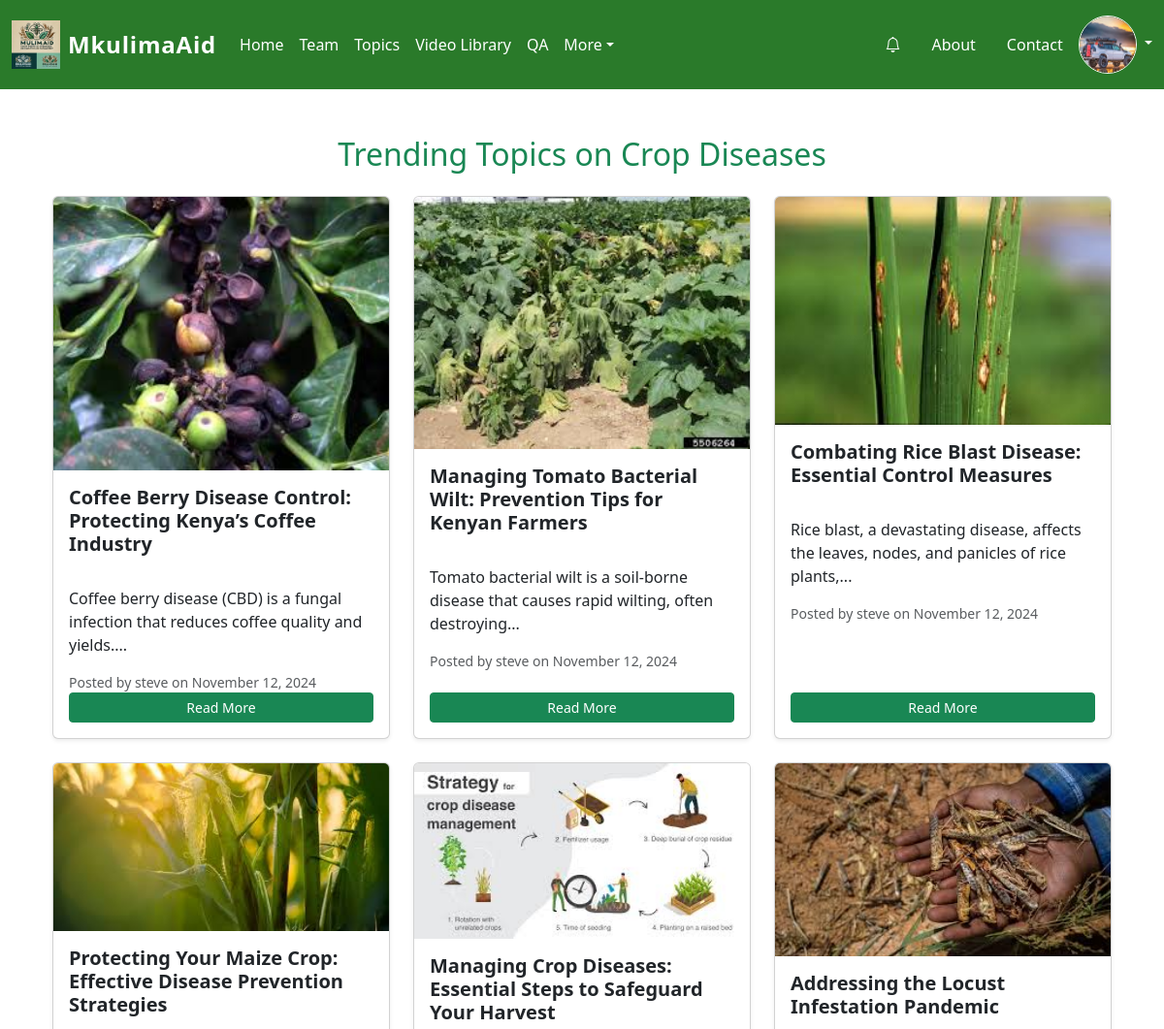
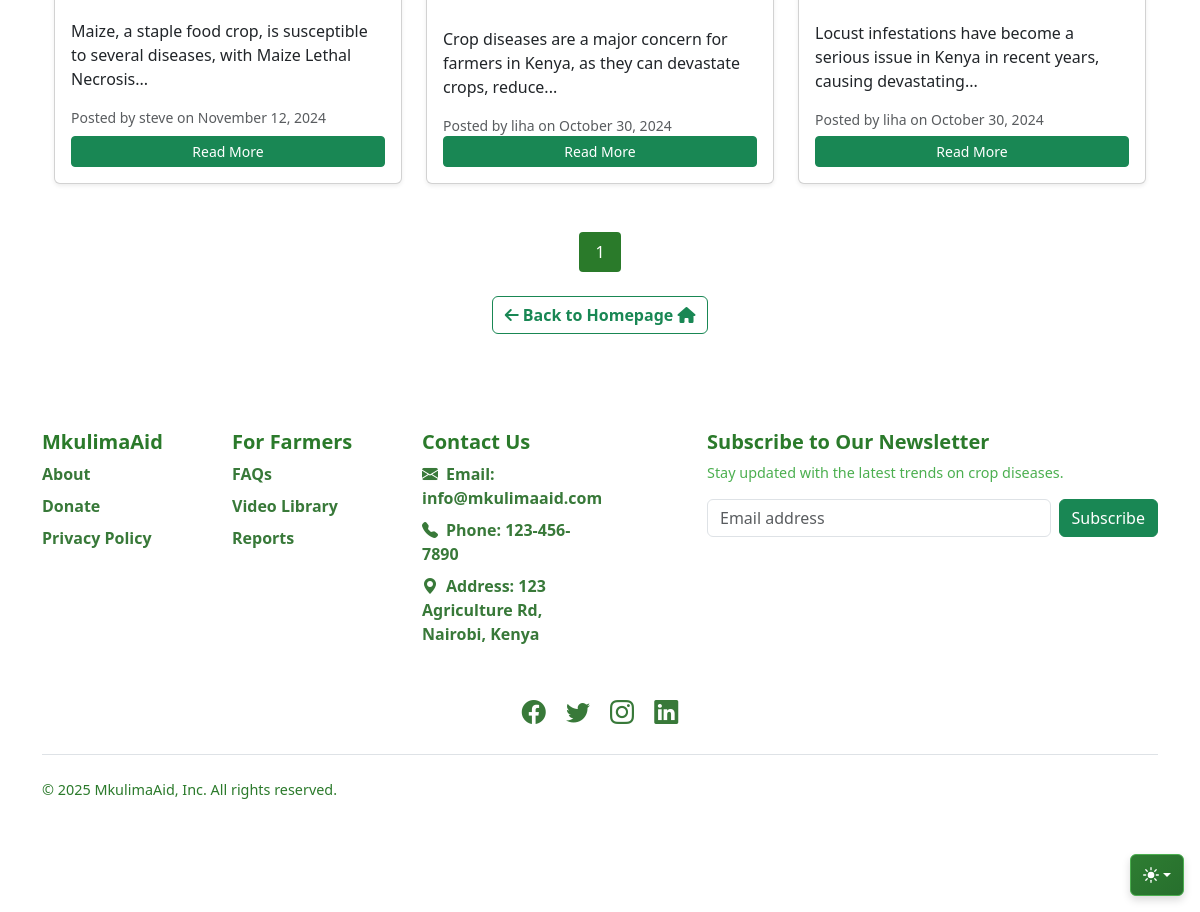
The page /topics (signed in) on the database its author committed (2 pictures, top to bottom).
### mkulimaaid/models.py (models this page shows, shortened)
class Settings(db.Model):
    id = db.Column(db.Integer, primary_key=True)
    site_title = db.Column(db.String(100), nullable=False, default="MkulimaAid")
    site_logo = db.Column(db.String(100), nullable=True)  # Store logo file path
    contact_email = db.Column(db.String(100), nullable=False, default="info@mkulimaaid.com")
    contact_phone = db.Column(db.String(20), nullable=False, default="123-456-7890")
    address = db.Column(db.Text, nullable=True, default="123 Main St, City, Country")
    maintenance_mode = db.Column(db.Boolean, default=False)

class User(UserMixin, db.Model):  # Use db.Model for SQLAlchemy models
    __tablename__ = 'users'
    id = db.Column(db.Integer, primary_key=True)
    fullname = db.Column(db.String(100), nullable=False)
    username = db.Column(db.String(50), nullable=False, unique=True)
    email = db.Column(db.String(120), nullable=False, unique=True)
    phone = db.Column(db.String(20), nullable=False)
    password = db.Column(db.String(60), nullable=False)
    is_admin = db.Column(db.Boolean, default=False)
    avatar = db.Column(db.String(100), nullable=True)
    date_joined = db.Column(db.DateTime, default=datetime.utcnow)
    farmers = db.relationship('Farmer', backref='user', lazy=True)
    contact_messages = db.relationship('ContactMessage', backref='user', lazy=True)

class Topic(db.Model):
    __tablename__ = 'topics'
    id = db.Column(db.Integer, primary_key=True)
    title = db.Column(db.String(200), nullable=False)
    content = db.Column(db.Text, nullable=False)
    date_posted = db.Column(db.DateTime, default=datetime.utcnow)
    is_trending = db.Column(db.Boolean, default=False)
    author_id = db.Column(db.Integer, db.ForeignKey('users.id'), nullable=False)
    image = db.Column(db.String(120), nullable=True)
    author = db.relationship('User', backref=db.backref('topics', lazy=True))

### mkulimaaid/routes.py (the view)
@main.route('/topics')
@login_required
def topics():
    farmers_form = FarmersForm()
    page = request.args.get('page', 1, type=int)
    topics = Topic.query.order_by(Topic.date_posted.desc()).paginate(page=page, per_page=6)
    return render_template('topics.html', topics=topics, farmers_form=farmers_form)

### mkulimaaid/templates/topics.html (shortened to what this page needs)
{% extends 'base.html' %}
{% block content %}
<div class="container my-5">
    <h2 class="text-center text-success mb-4">Trending Topics on Crop Diseases</h2>
    <div class="row">
        {% if topics.items %}
            {% for topic in topics.items %}
            <div class="col-md-6 col-lg-4 mb-4">
                <div class="card shadow-sm h-100">
                    {% if topic.image %}
                    <img src="{{ url_for('static', filename='uploads/' + topic.image) }}" class="card-img-top" alt="{{ topic.title }}">
                    {% endif %}
                    <div class="card-body d-flex flex-column">
                        <h5 class="card-title">{{ topic.title }}</h5>
                        <p class="card-text">{{ topic.content | truncate(100) | safe }}</p>
                        <small class="text-muted">Posted by {{ topic.author.username }} on {{ topic.date_posted.strftime('%B %d, %Y') }}</small>
                        <a href="{{ url_for('main.view_topic', topic_id=topic.id) }}" class="btn btn-success btn-sm mt-3 mt-auto">
                            Read More
                        </a>
                    </div>
                </div>
            </div>
            {% endfor %}
        {% else %}
            <p class="text-center">No trending topics available at the moment.</p>
        {% endif %}
    </div>
    <div class="pagination justify-content-center mt-4">
        {% for page_num in topics.iter_pages(left_edge=1, right_edge=1, left_current=2, right_current=2) %}
            {% if page_num %}
                {% if page_num == topics.page %}
                    <span style="background-color: #2a7a2a; color: white; padding: 8px 16px; margin: 0 4px; border-radius: 4px;">
                        {{ page_num }}
                    </span>
                {% endif %}
            {% else %}
                <span class="mx-1">…</span>
            {% endif %}
        {% endfor %}
    </div>
    <div class="text-center mt-4">
        <a href="{{ url_for('main.upload') }}"
           class="btn btn-outline-success fw-bold">
           <i class="fas fa-arrow-left "></i> Back to Homepage <i class="fas fa-home"></i>
        </a>
    </div>
</div>
{% endblock %}

### mkulimaaid/templates/base.html (shortened to what this page needs)
<!DOCTYPE html>
<html lang="en">
  <head>
    <link rel="stylesheet" href="{{ url_for('static', filename='css/styles.css') }}" />
    <link rel="stylesheet" href="https://cdn.datatables.net/1.13.6/css/jquery.dataTables.min.css">
    <link
      href="https://cdn.jsdelivr.net/npm/bootstrap@5.3.3/dist/css/bootstrap.min.css"
      rel="stylesheet"
    />
    <link
      href="https://cdnjs.cloudflare.com/ajax/libs/bootstrap-icons/1.5.0/font/bootstrap-icons.min.css"
      rel="stylesheet"
    />
    <link rel="stylesheet" href="https://unpkg.com/flickity@2/dist/flickity.min.css" />
    <link rel="stylesheet" href="https://cdnjs.cloudflare.com/ajax/libs/font-awesome/6.0.0-beta3/css/all.min.css">
    <link rel="stylesheet" href="https://unpkg.com/leaflet@1.9.4/dist/leaflet.css" />
  </head>
  <body>
      <div class="container">
      <nav class="navbar navbar-expand-lg bg-green navbar-dark py-3 ">
        <div class="container-fluid">
          <a class="navbar-brand d-flex align-items-center" href="{{ url_for('main.upload') }}">
            <img src="{{ url_for('static', filename='images/' + g.settings.site_logo) if g.settings.site_logo else url_for('static', filename='logo.png') }}" alt="Site Logo" class="site-logo me-2" style="height: 50px;" />
            <span class="site-title text-white">{{ g.settings.site_title or "MkulimaAid" }}</span>
          </a>
          <div class="collapse navbar-collapse" id="navbarSupportedContent">
            <ul class="navbar-nav me-auto mb-2 mb-lg-0">
              <li class="nav-item">
                <a class="nav-link text-white" href="{{ url_for('main.upload') }}">Home</a>
              </li>
              <li class="nav-item">
                <a class="nav-link text-white" href="/team">Team</a>
              </li>
              <li>
                <a class="nav-link text-white" href="/topics">Topics</a>
              </li>
              <li>
                <a class="nav-link text-white" href="/videos">Video Library</a>
              </li>
              <li>
                  <a class="nav-link text-white" href="/forum">QA</a>
              </li>
              <li class="nav-item dropdown">
                <a class="nav-link dropdown-toggle text-white" href="#" role="button" data-bs-toggle="dropdown" aria-expanded="false">More</a>
              </li>
            </ul>
                <div class="d-flex align-items-center">
                    <ul class="nav">
                        <li>
                            <a href="/notifications" class="nav-link text-white position-relative">
                                <i class="bi bi-bell"></i>
                            </a>
                        </li>
                        <li><a href="/about" class="nav-link text-white">About</a></li>
                        <li><a href="/contact" class="nav-link text-white">Contact</a></li>
                    </ul>
                </div>
              <div class="dropdown">
                <a href="#" class="d-block text-white text-decoration-none dropdown-toggle" data-bs-toggle="dropdown" aria-expanded="false">
                  <img src="{{ url_for('static', filename='uploads/' + current_user.avatar) if current_user.avatar else url_for('static', filename='images/default.png') }}" alt="Profile" width="40" height="40" class="rounded-circle border border-light">
                </a>
              </div>
            </div>
          </div>
        </div>
    <div class="dropdown position-fixed bottom-0 end-0 mb-3 me-3 bd-mode-toggle">
        <button class="btn btn-bd-primary py-2 dropdown-toggle d-flex align-items-center" id="bd-theme" type="button" aria-expanded="false" data-bs-toggle="dropdown" aria-label="Toggle theme (auto)">
            <svg class="bi my-1 theme-icon-active" width="1em" height="1em">
                <use href="#circle-half"></use>
            </svg>
        </button>
    </div>
      <div class="container">{% block content %}{% endblock %}</div>
      <div class="container">
        <footer class="footer py-5">
            <div class="row">
                <div class="col-6 col-md-2 mb-3">
                    <h5 class="footer-title">MkulimaAid</h5>
                    <ul class="nav flex-column">
                        <li class="nav-item mb-2">
                            <a href="/about" class="footer-link">About</a>
                        </li>
                        <li class="nav-item mb-2">
                            <a href="/donate" class="footer-link">Donate</a>
                        </li>
                        <li class="nav-item mb-2">
                            <a href="/privacy-policy" class="footer-link">Privacy Policy</a>
                        </li>
                    </ul>
                </div>
                <div class="col-6 col-md-2 mb-3">
                    <h5 class="footer-title">For Farmers</h5>
                    <ul class="nav flex-column">
                        <li class="nav-item mb-2">
                            <a href="/faqs" class="footer-link">FAQs</a>
                        </li>
                        <li class="nav-item mb-2">
                            <a href="{{ url_for('main.videos') }}" class="footer-link">Video Library</a>
                        </li>
                        <li class="nav-item mb-2">
                            <a href="{{ url_for('main.homepage_reports') }}" class="footer-link">Reports</a>
                        </li>
                    </ul>
                </div>
                <div class="col-6 col-md-2 mb-3">
                    <h5 class="footer-title">Contact Us</h5>
                    <ul class="nav flex-column">
                        <li class="nav-item mb-2">
                            <a href="mailto:{{ g.settings.contact_email }}" class="footer-link">
                                <i class="bi bi-envelope-fill me-2"></i>Email: {{ g.settings.contact_email }}
                            </a>
                        </li>
                        <li class="nav-item mb-2">
                            <a href="tel:{{ g.settings.contact_phone }}" class="footer-link">
                                <i class="bi bi-telephone-fill me-2"></i>Phone: {{ g.settings.contact_phone }}
                            </a>
                        </li>
                        <li class="nav-item mb-2">
                            <span class="footer-link">
                                <i class="bi bi-geo-alt-fill me-2"></i>Address: {{ g.settings.address }}
                            </span>
                        </li>
                    </ul>
                </div>
                <div class="col-md-5 offset-md-1 mb-3">
                    <form method="POST" action="{{ url_for('main.subscribe') }}">
                        <h5 class="footer-title">Subscribe to Our Newsletter</h5>
                        <p class="footer-subtext">Stay updated with the latest trends on crop diseases.</p>
                        <div class="d-flex flex-column flex-sm-row w-100 gap-2">
                            <input
                                id="newsletter1"
                                type="email"
                                name="email"
                                class="form-control"
                                placeholder="Email address"
                                required
                            />
                            <button class="btn btn-success" type="submit">Subscribe</button>
                        </div>
                    </form>
                </div>
            </div>
            <div class="row mt-4 text-center">
                <div class="col">
                    <a href="#" class="social-link me-3"><i class="bi bi-facebook"></i></a>
                    <a href="#" class="social-link me-3"><i class="bi bi-twitter"></i></a>
                    <a href="#" class="social-link me-3"><i class="bi bi-instagram"></i></a>
                    <a href="#" class="social-link"><i class="bi bi-linkedin"></i></a>
                </div>
            </div>
            <div class="d-flex flex-column flex-sm-row justify-content-between py-4 my-4 border-top">
                <p class="footer-rights">&copy; 2025 MkulimaAid, Inc. All rights reserved.</p>
            </div>
        </footer>
    </div>
  </body>
</html>

### rows shown on the page
Settings: site_logo (picture), settings "MkulimaAid", settings.contact_email "info@mkulimaaid.com", settings.contact_phone "123-456-7890", settings.address "123 Agriculture Rd, Nairobi, Kenya"
User: avatar (picture)
Topic: image (picture), title "Coffee Berry Disease Control: Protecting Kenya’s Coffee Industry", content "Coffee berry disease (CBD) is a fungal infection that reduces coffee quality and yields....", author.username "steve", date_posted "November 12, 2024"
Topic: image (picture), title "Managing Tomato Bacterial Wilt: Prevention Tips for Kenyan Farmers", content "Tomato bacterial wilt is a soil-borne disease that causes rapid wilting, often destroying...", author.username "steve", date_posted "November 12, 2024"
Topic: image (picture), title "Combating Rice Blast Disease: Essential Control Measures", content "Rice blast, a devastating disease, affects the leaves, nodes, and panicles of rice plants,...", author.username "steve", date_posted "November 12, 2024"
Topic: image (picture), title "Protecting Your Maize Crop: Effective Disease Prevention Strategies", content "Maize, a staple food crop, is susceptible to several diseases, with Maize Lethal Necrosis...", author.username "steve", date_posted "November 12, 2024"
Topic: image (picture), title "Managing Crop Diseases: Essential Steps to Safeguard Your Harvest", content "Crop diseases are a major concern for farmers in Kenya, as they can devastate crops, reduce...", author.username "liha", date_posted "October 30, 2024"
Topic: image (picture), title "Addressing the Locust Infestation Pandemic", content "Locust infestations have become a serious issue in Kenya in recent years, causing devastating...", author.username "liha", date_posted "October 30, 2024"

### other values the page prints
{{ page_num }} "1"
